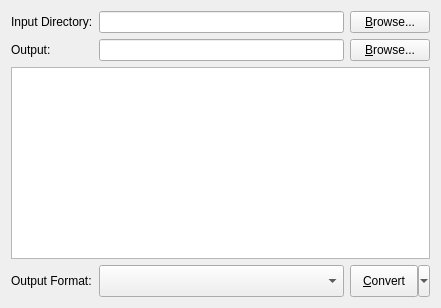
<?xml version="1.0" encoding="UTF-8"?>
<ui version="4.0">
 <class>MainView</class>
 <widget class="QWidget" name="MainView">
  <property name="geometry">
   <rect>
    <x>0</x>
    <y>0</y>
    <width>441</width>
    <height>308</height>
   </rect>
  </property>
  <property name="windowTitle">
   <string>MainView</string>
  </property>
  <layout class="QGridLayout" name="gridLayout">
   <item row="0" column="2">
    <widget class="QPushButton" name="browseButton">
     <property name="text">
      <string>&amp;Browse...</string>
     </property>
    </widget>
   </item>
   <item row="2" column="0" colspan="3">
    <widget class="QPlainTextEdit" name="logView"/>
   </item>
   <item row="0" column="1">
    <widget class="QLineEdit" name="inputEdit"/>
   </item>
   <item row="0" column="0">
    <widget class="QLabel" name="label">
     <property name="text">
      <string>Input Directory:</string>
     </property>
    </widget>
   </item>
   <item row="1" column="1">
    <widget class="QLineEdit" name="outputEdit"/>
   </item>
   <item row="1" column="0">
    <widget class="QLabel" name="label_2">
     <property name="text">
      <string>Output:</string>
     </property>
    </widget>
   </item>
   <item row="1" column="2">
    <widget class="QPushButton" name="outputSelect">
     <property name="text">
      <string>&amp;Browse...</string>
     </property>
    </widget>
   </item>
   <item row="3" column="1">
    <widget class="QComboBox" name="formatCombo">
     <property name="sizePolicy">
      <sizepolicy hsizetype="Preferred" vsizetype="Expanding">
       <horstretch>0</horstretch>
       <verstretch>0</verstretch>
      </sizepolicy>
     </property>
    </widget>
   </item>
   <item row="3" column="0">
    <widget class="QLabel" name="label_3">
     <property name="text">
      <string>Output Format:</string>
     </property>
    </widget>
   </item>
   <item row="3" column="2">
    <widget class="QToolButton" name="convertButton">
     <property name="sizePolicy">
      <sizepolicy hsizetype="Preferred" vsizetype="Expanding">
       <horstretch>0</horstretch>
       <verstretch>0</verstretch>
      </sizepolicy>
     </property>
     <property name="text">
      <string>&amp;Convert</string>
     </property>
     <property name="popupMode">
      <enum>QToolButton::MenuButtonPopup</enum>
     </property>
    </widget>
   </item>
  </layout>
 </widget>
 <layoutdefault spacing="6" margin="11"/>
 <resources/>
 <connections/>
</ui>
